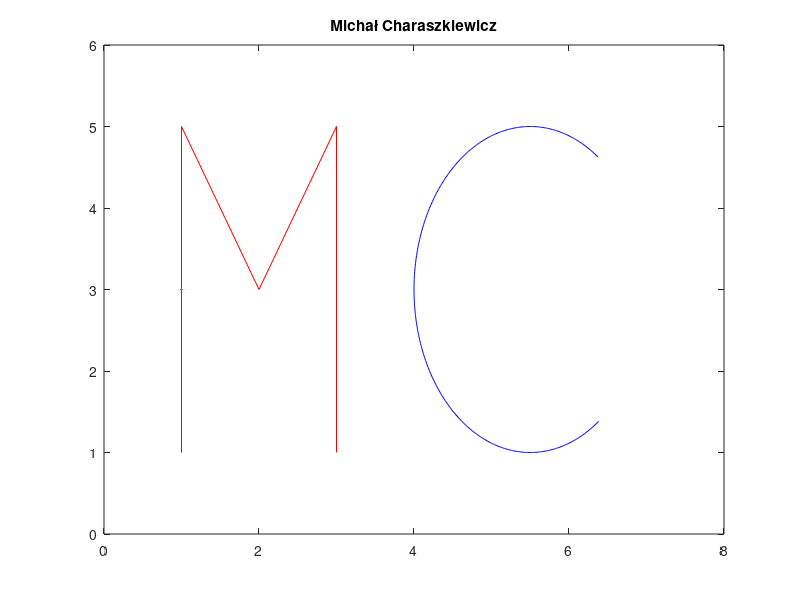

This figure's MATLAB source:
% First letter

first_letter_x=[1,1,2,3,3];
first_letter_y=[1,5,3,5,1];

figure(1)
    plot(first_letter_x,first_letter_y,"r",LineWidth=3)
    axis([0 8 0 6])
    title("Michał Charaszkiewicz")
    hold on

% Second letter

a=1.5;
b=2;

x0=5.5; 
y0=3;

t=1.7*pi:-0.01:0.3*pi;
x=x0+a*cos(t);
y=y0+b*sin(t);

figure(1)
    plot(x,y,"b",LineWidth=3)
